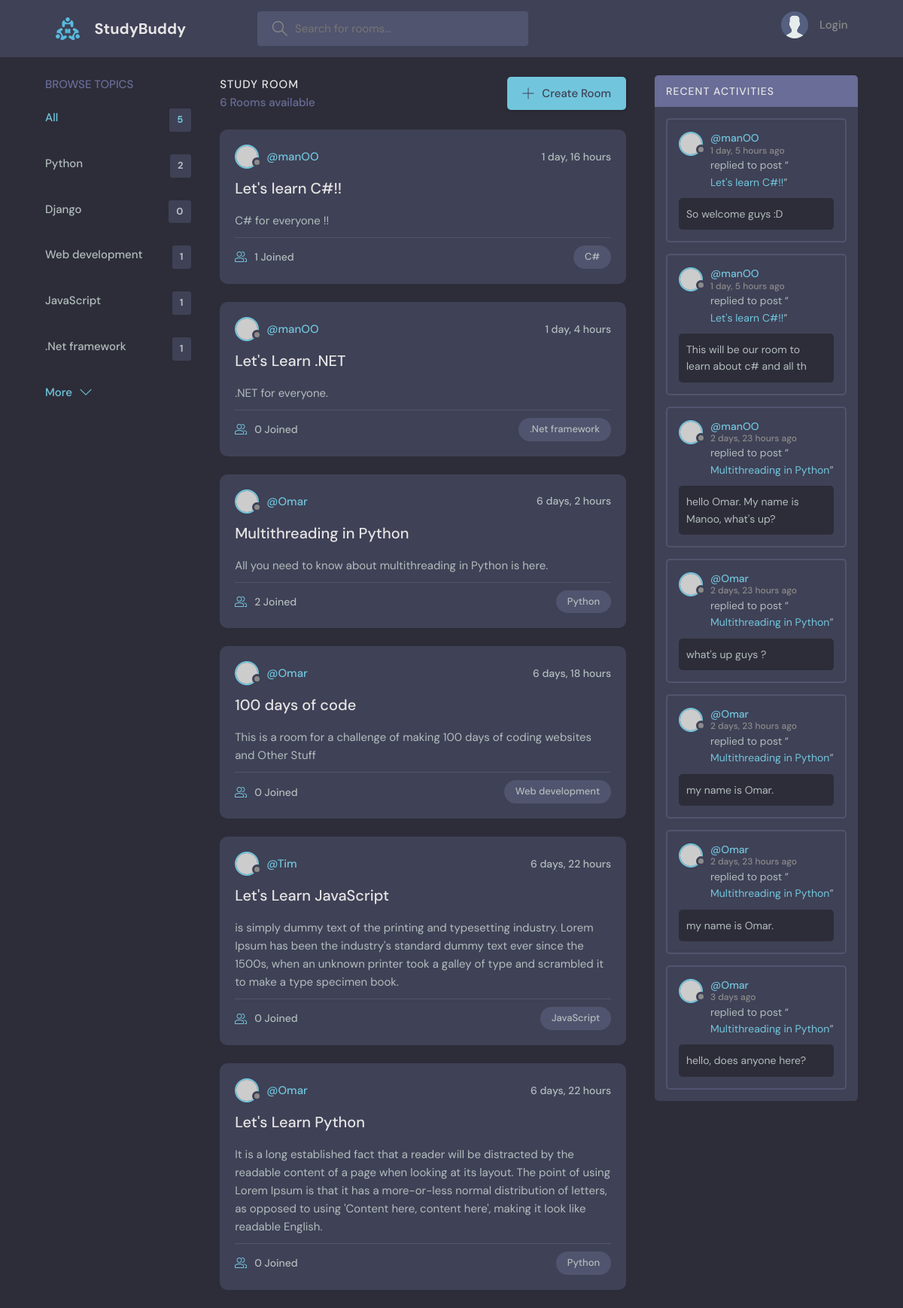
The page / on the database its author committed.
### base/models.py (models this page shows)
class Topic(models.Model):
    name = models.CharField(max_length=200)
    def __str__(self):
        return self.name

class Room(models.Model):
    host = models.ForeignKey(User, on_delete= models.SET_NULL, null=True) #if user is deleted, set host to null
    topic = models.ForeignKey(Topic, on_delete= models.SET_NULL, null=True) #if topic is deleted, set topic to null
    participants = models.ManyToManyField(User, related_name='participants', blank=True) #many to many relationship with user, related name is used to access the participants of a room
    name = models.CharField(max_length=200)
    description = models.TextField(null= True, blank=True)
    updated = models.DateTimeField(auto_now=True) #everytime an entry is saved
    created = models.DateTimeField(auto_now_add= True) #when the model "Entry" was created
    class Meta:
        ordering = ['-updated', '-created'] # order by updated and created in descending order, so the most recent is at the top (NOTE: MINUS means descending)
    def __str__(self):
        return self.name

class Message(models.Model):
    room = models.ForeignKey(Room, on_delete= models.CASCADE) #if room is deleted, delete all messages
    user = models.ForeignKey(User, on_delete= models.CASCADE) #if user is deleted, delete all messages
    body = models.TextField()
    updated = models.DateTimeField(auto_now=True) #everytime an entry is saved
    created = models.DateTimeField(auto_now_add= True) #when the model "Entry" was created
    class Meta:
        ordering = ['-updated', '-created'] # order by updated and created in descending order, so the most recent is at the top (NOTE: MINUS means descending)
    def __str__(self):
        return self.body[:50]

### base/views.py (the view)
# urls.py: path("", views.home, name="home"),
def home(request):
    q = request.GET.get('q') if request.GET.get('q') != None else ''
    rooms = Room.objects.filter(
        Q(topic__name__icontains= q)
        | Q(name__icontains= q)
        | Q(description__icontains= q)
        )
    room_count = rooms.count()
    messages = Message.objects.filter(Q(room__topic__name__icontains= q) | Q(room__name__icontains= q) | Q(user__username__icontains= q)) if q != '' else Message.objects.all()[0:7]
    topics = Topic.objects.all()[0:5]
    context = {'rooms': rooms, 'topics': topics, 'room_count': room_count, 'messages': messages}
    return render(request, 'base/home.html', context)

### base/templates/base/home.html (shortened to what this page needs)
{% extends "main.html" %}
{% block content %}
{% load static %}
  <body>
    <main class="layout layout--3">
      <div class="container">
          {% include 'base/topics_component.html' %}
          {% include 'base/feed_component.html' %}
          {% include 'base/activity_component.html' %}
      </div>
    </main>
  </body>
{% endblock content %}

### base/templates/base/topics_component.html
{% block content %}
  <div class="topics">
    <div class="topics__header">
      <h2>Browse Topics</h2>
    </div>
    <ul class="topics__list">
      <li>
        <a href="{% url 'home' %}" class="active">All <span>{{topics.count}}</span></a>
      </li>
      {% for topic in topics %}
      <li>
        <a href="{% url 'home' %}?q={{topic.name}}">{{topic.name}} <span>{{topic.room_set.all.count}}</span></a>
      </li>
      {% endfor %}
    </ul>
    <a class="btn btn--link" href="topics.html">
      More
      <svg version="1.1" xmlns="http://www.w3.org/2000/svg" width="32" height="32" viewBox="0 0 32 32">
        <title>chevron-down</title>
        <path d="M16 21l-13-13h-3l16 16 16-16h-3l-13 13z"></path>
      </svg>
    </a>
  </div>
{% endblock content %}

### base/templates/base/feed_component.html (shortened to what this page needs)
{% block content %}
  <div class="roomList">
    <div class="roomList__header">
      <div>
        <h2>Study Room</h2>
        <p>{{room_count}} Rooms available</p>
      </div>
      <a class="btn btn--main" href="{% url 'create-room' %}">
        <svg version="1.1" xmlns="http://www.w3.org/2000/svg" width="32" height="32" viewBox="0 0 32 32">
          <title>add</title>
          <path d="M16.943 0.943h-1.885v14.115h-14.115v1.885h14.115v14.115h1.885v-14.115h14.115v-1.885h-14.115v-14.115z">
          </path>
        </svg>
        Create Room
      </a>
    </div>
    {% for room in rooms %}
    <div class="roomListRoom">
      <div class="roomListRoom__header">
        <a href="{% url 'user-page' room.host.id %}" class="roomListRoom__author">
          <div class="avatar avatar--small">
            <img src="https://randomuser.me/api/portraits/women/11.jpg" />
          </div>
          <span>@{{room.host.username}}</span>
        </a>
        <div class="roomListRoom__actions">
          <span>{{room.created|timesince}}</span>
        </div>
      </div>
      <div class="roomListRoom__content">
        <a href="{% url 'room' room.id %}">{{room.name}}</a>
        <p>
          {{room.description}}
        </p>
      </div>
      <div class="roomListRoom__meta">
        <a href="{% url 'room' room.id %}" class="roomListRoom__joined">
          {{room.participants.all.count}} Joined
        </a>
        <p class="roomListRoom__topic">{{room.topic}}</p>
      </div>
    </div>
    {% endfor %}
  </div>
{% endblock content %}

### base/templates/base/activity_component.html (shortened to what this page needs)
{% block content %}
  <div class="activities">
    <div class="activities__header">
      <h2>Recent Activities</h2>
    </div>
    {% for message in messages %}
    <div class="activities__box">
      <div class="activities__boxHeader roomListRoom__header">
        <a href="{% url 'user-page' message.user.id %}" class="roomListRoom__author">
          <div class="avatar avatar--small">
            <img src="https://randomuser.me/api/portraits/women/11.jpg" />
          </div>
          <p>
            @{{message.user}}
            <span>{{message.updated|timesince}} ago</span>
          </p>
        </a>
      </div>
      <div class="activities__boxContent">
        <p>replied to post “<a href="{% url 'room' message.room.id %}">{{message.room}}</a>”</p>
        <div class="activities__boxRoomContent">
          {{message}}
        </div>
      </div>
    </div>
    {% endfor %}
  </div>
{% endblock content %}

### rows shown on the page
Topic: name "Python", room_set.all.count "2"
Topic: name "Django", room_set.all.count "0"
Topic: name "Web development", room_set.all.count "1"
Topic: name "JavaScript", room_set.all.count "1"
Topic: name ".Net framework", room_set.all.count "1"
Room: host.username "manOO", created "1 day, 16 hours", name "Let's learn C#!!", description "C# for everyone !!", participants.all.count "1", topic "C#"
Room: host.username "manOO", created "1 day, 4 hours", name "Let's Learn .NET", description ".NET for everyone.", participants.all.count "0", topic ".Net framework"
Room: host.username "Omar", created "6 days, 2 hours", name "Multithreading in Python", description "All you need to know about multithreading in Python is here.", participants.all.count "2", topic "Python"
Room: host.username "Omar", created "6 days, 18 hours", name "100 days of code", description "This is a room for a challenge of making 100 days of coding websites and Other Stuff", participants.all.count "0", topic "Web development"
Room: host.username "Tim", created "6 days, 22 hours", name "Let's Learn JavaScript", description "is simply dummy text of the printing and typesetting industry. Lorem Ipsum has been the industry's standard dummy text ever since the 1500s, when an unknown printer took a galley of type and scrambled it to make a type specimen book.", participants.all.count "0", topic "JavaScript"
Room: host.username "Omar", created "6 days, 22 hours", name "Let's Learn Python", description "It is a long established fact that a reader will be distracted by the readable content of a page when looking at its layout. The point of using Lorem Ipsum is that it has a more-or-less normal distribution of letters, as opposed to using 'Content here, content here', making it look like readable English.", participants.all.count "0", topic "Python"
Message: user "manOO", updated "1 day, 5 hours", room "Let's learn C#!!", body "So welcome guys :D"
Message: user "manOO", updated "1 day, 5 hours", room "Let's learn C#!!", body "This will be our room to learn about c# and all th"
Message: user "manOO", updated "2 days, 23 hours", room "Multithreading in Python", body "hello Omar. My name is Manoo, what's up?"
Message: user "Omar", updated "2 days, 23 hours", room "Multithreading in Python", body "what's up guys ?"
Message: user "Omar", updated "2 days, 23 hours", room "Multithreading in Python", body "my name is Omar."
Message: user "Omar", updated "2 days, 23 hours", room "Multithreading in Python", body "my name is Omar."
Message: user "Omar", updated "3 days", room "Multithreading in Python", body "hello, does anyone here?"

### other values the page prints
{{ topics.count }} "5"
{{ room_count }} "6"
